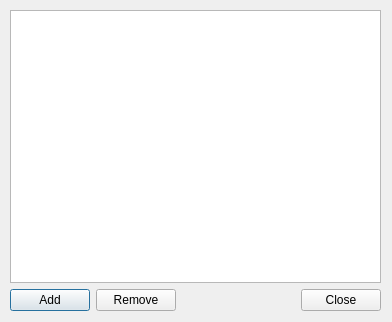
<?xml version="1.0" encoding="UTF-8"?>
<ui version="4.0">
 <class>uiIgnore</class>
 <widget class="QDialog" name="uiIgnore">
  <property name="geometry">
   <rect>
    <x>0</x>
    <y>0</y>
    <width>392</width>
    <height>322</height>
   </rect>
  </property>
  <property name="minimumSize">
   <size>
    <width>392</width>
    <height>322</height>
   </size>
  </property>
  <property name="maximumSize">
   <size>
    <width>392</width>
    <height>322</height>
   </size>
  </property>
  <property name="windowTitle">
   <string>Ignore list</string>
  </property>
  <property name="windowIcon">
   <iconset resource="../scc.qrc">
    <normaloff>:/images/logo16x16.png</normaloff>:/images/logo16x16.png</iconset>
  </property>
  <widget class="QWidget" name="verticalLayoutWidget">
   <property name="geometry">
    <rect>
     <x>10</x>
     <y>10</y>
     <width>371</width>
     <height>301</height>
    </rect>
   </property>
   <layout class="QVBoxLayout" name="verticalLayout">
    <item>
     <widget class="QListWidget" name="listWidget_nicks">
      <property name="editTriggers">
       <set>QAbstractItemView::NoEditTriggers</set>
      </property>
      <property name="movement">
       <enum>QListView::Static</enum>
      </property>
      <property name="viewMode">
       <enum>QListView::ListMode</enum>
      </property>
      <property name="sortingEnabled">
       <bool>true</bool>
      </property>
     </widget>
    </item>
    <item>
     <layout class="QHBoxLayout" name="horizontalLayout">
      <item>
       <widget class="QPushButton" name="pushButton_add">
        <property name="text">
         <string>Add</string>
        </property>
       </widget>
      </item>
      <item>
       <widget class="QPushButton" name="pushButton_remove">
        <property name="text">
         <string>Remove</string>
        </property>
       </widget>
      </item>
      <item>
       <widget class="QDialogButtonBox" name="buttonBox">
        <property name="standardButtons">
         <set>QDialogButtonBox::Close</set>
        </property>
       </widget>
      </item>
     </layout>
    </item>
   </layout>
  </widget>
 </widget>
 <resources>
  <include location="../scc.qrc"/>
 </resources>
 <connections/>
</ui>
